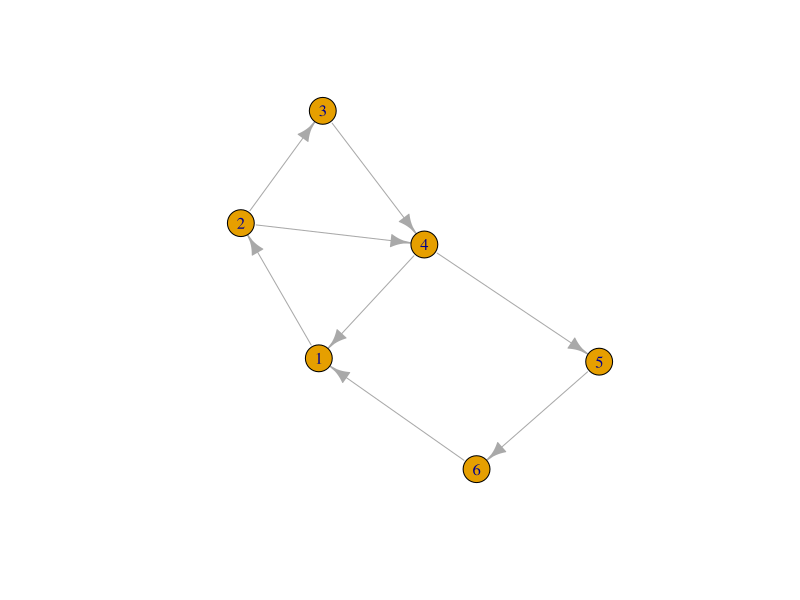

Source code (R):
# DO THI
library(igraph)
#Co huong
help(make_directed_graph)

a = make_graph(c(1,2, 2,3, 3,4, 5,6, 4,1, 2,4, 4,5, 6,1), directed = TRUE)
plot(a)
